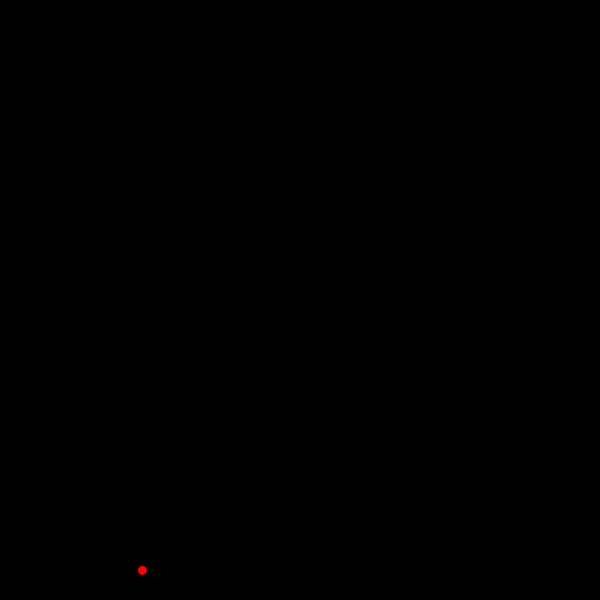
Frame 1 (no input)
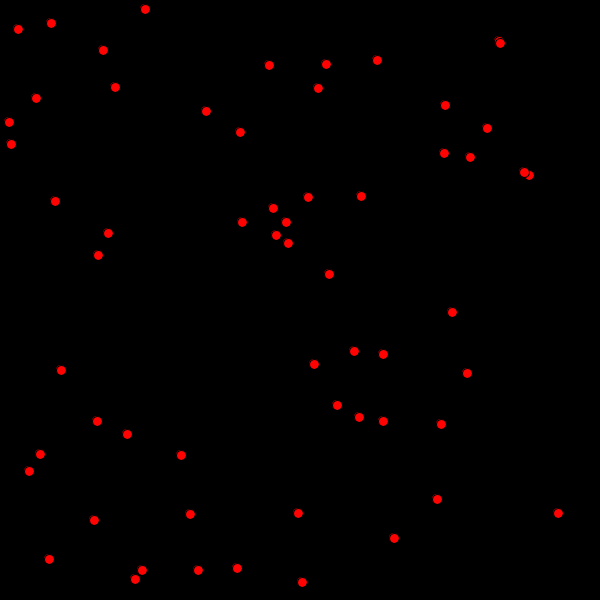
Frame 60 (the mouse pressed at the canvas centre just before this capture)
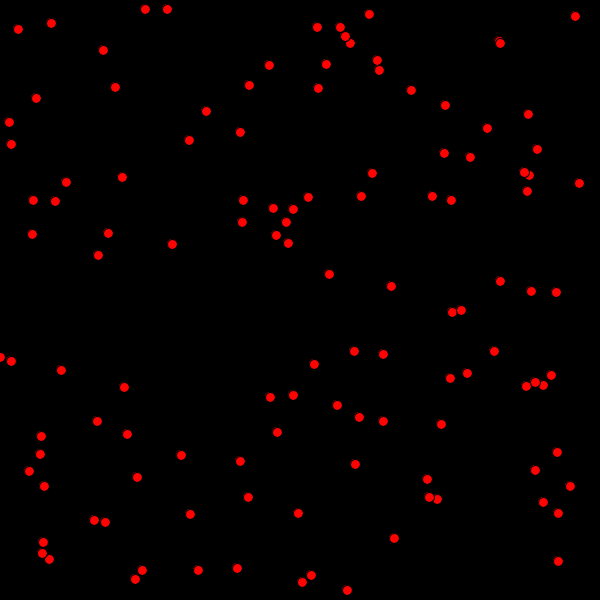
Frame 120 (the mouse held since frame 60 and released just before this capture)

The Processing sketch that drew these frames (run headless with seeded random() and noise(); from frame 60 on, the mouse is pressed at the canvas centre):

// Processing sketch: magic_worms
// ── magic_worms.pde
int yDrop = (int) random(width);
int xDrop = (int) random(height);

void setup() {
  size(600, 600);
    background(#000000);
}
void draw() {
 fill(#FF0303);
 yDrop = (int) random(width);
 xDrop = (int) random(height);
  ellipse(xDrop, yDrop, 10, 10);
  
  
}
  float frequency = .001;
    float noiseInterval = PI;

    void makeMagical() {
        fill( 0, 0, 0, 10 );
        rect(0, 0, width, height);
        noStroke();
    }

    float getWormX(int i) {
        return map(noise(i*noiseInterval + frameCount * frequency), 0, 1, 0, width);
    }

    float getWormY(int i) {
        return map(noise(i*noiseInterval+1 + frameCount * frequency), 0, 1, 0, height);
    }
